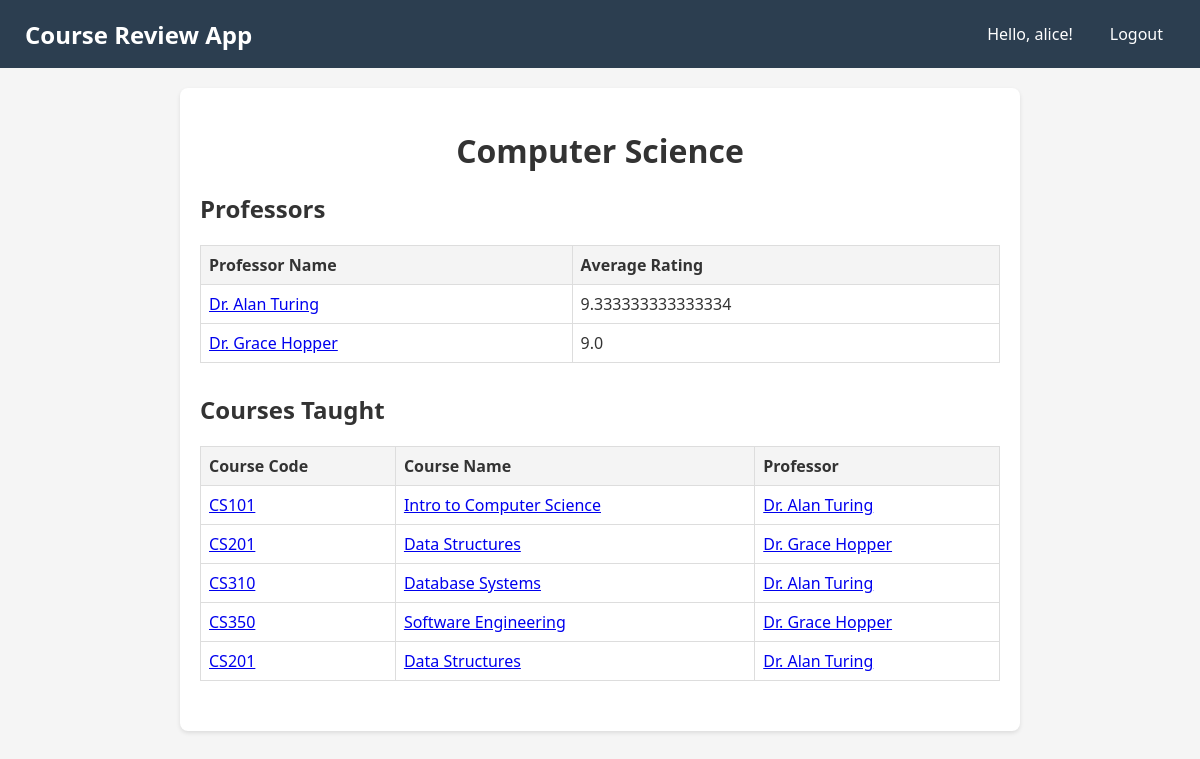
The app's page /department/1 (signed in) with its own data.
### tables this page shows
CREATE TABLE departments (
    department_id INTEGER PRIMARY KEY AUTOINCREMENT,
    department_name TEXT UNIQUE
);

CREATE TABLE professors (
    professor_id INTEGER PRIMARY KEY AUTOINCREMENT,
    name TEXT NOT NULL
);

CREATE TABLE courses (
    course_code TEXT PRIMARY KEY,
    course_name TEXT NOT NULL, 
    department_id TEXT NOT NULL,
    FOREIGN KEY (department_id) REFERENCES departments(department_id)
);

### main.py (the view)
@app.route('/department/<int:department_id>')
@login_required
def department_detail(department_id):
    with get_db_connection() as conn:
        department = conn.execute('SELECT * FROM departments WHERE department_id = ?', (department_id,)).fetchone()
        if not department:
            abort(404)
        department_id = department['department_id']
        professors = conn.execute('''
            SELECT p.professor_id, p.name, AVG(r.professor_rating) as avg_rating
            FROM professors p
            JOIN courses c ON c.department_id = ?
            JOIN course_professors cp ON cp.professor_id = p.professor_id AND cp.course_code = c.course_code
            LEFT JOIN reviews r ON r.professor_id = p.professor_id
            GROUP BY p.professor_id, p.name
        ''', (department_id,)).fetchall()
        courses = conn.execute('''
            SELECT c.course_code, c.course_name, p.name as professor_name, p.professor_id
            FROM courses c
            JOIN course_professors cp ON c.course_code = cp.course_code
            JOIN professors p ON cp.professor_id = p.professor_id
            WHERE c.department_id = ?
        ''', (department_id,)).fetchall()
    return render_template('department_detail.html', department=department, professors=professors, courses=courses)

### main.py (called while the page is built)
def login_required(view):
    @wraps(view)
    def wrapped_view(**kwargs):
        if 'user_id' not in session:
            return redirect(url_for('login'))
        return view(**kwargs)
    return wrapped_view

def get_db_connection():
    conn = sqlite3.connect('database.db')
    conn.row_factory = sqlite3.Row
    return conn

### src/templates/department_detail.html (shortened to what this page needs)
{% extends 'base.html' %}
{% block content %}
<div class="department-dashboard">
    <h1>{{ department['department_name'] }}</h1>
    <div class="professors-list">
        <h2>Professors</h2>
        <table>
            <thead>
                <tr>
                    <th>Professor Name</th>
                    <th>Average Rating</th>
                </tr>
            </thead>
            <tbody>
                {% for professor in professors %}
                <tr>
                    <td><a href="{{ url_for('professor_detail', professor_id=professor['professor_id']) }}">{{ professor['name'] }}</a></td>
                    <td>{{ professor['avg_rating'] or 'N/A' }}</td>
                </tr>
                {% endfor %}
            </tbody>
        </table>
    </div>
    <div class="courses-list">
        <h2>Courses Taught</h2>
        <table>
            <thead>
                <tr>
                    <th>Course Code</th>
                    <th>Course Name</th>
                    <th>Professor</th>
                </tr>
            </thead>
            <tbody>
                {% for course in courses %}
                <tr>
                    <td><a href="{{ url_for('course_detail', course_code=course['course_code']) }}">{{ course['course_code'] }}</a></td>
                    <td><a href="{{ url_for('course_detail', course_code=course['course_code']) }}">{{ course['course_name'] }}</a></td>
                    <td><a href="{{ url_for('professor_detail', professor_id=course['professor_id']) }}">{{ course['professor_name'] }}</a></td>
                </tr>
                {% endfor %}
            </tbody>
        </table>
    </div>
</div>
{% endblock %}

### src/style.css (style rules this page uses)
body { background-color: white; color: black; font-family: sans-serif; margin: 0; }

### src/templates/department_detail.html (style rules this page uses)
.department-dashboard { max-width: 800px; margin: 0 auto; padding: 20px; background-color: #fff; border-radius: 8px; box-shadow: 0 2px 4px rgba(0, 0, 0, 0.1); }
.department-dashboard h1 { text-align: center; margin-bottom: 20px; }
.professors-list, .courses-list { margin-bottom: 30px; }
table { width: 100%; border-collapse: collapse; }
th, td { border: 1px solid #ddd; padding: 8px; text-align: left; }
th { background-color: #f4f4f4; }

### src/templates/base.html (style rules this page uses)
body { margin: 0; padding: 0; font-family: 'Segoe UI', Tahoma, Geneva, Verdana, sans-serif; background-color: #f5f5f5; color: #333; }

### records on screen
departments: department_name "Computer Science"
professors: name "Dr. Alan Turing", professor "9.333333333333334"
professors: name "Dr. Grace Hopper", professor "9.0"
courses: course_code "CS101", course_name "Intro to Computer Science", professor_name "Dr. Alan Turing"
courses: course_code "CS201", course_name "Data Structures", professor_name "Dr. Grace Hopper", professor_name "Dr. Alan Turing"
courses: course_code "CS310", course_name "Database Systems", professor_name "Dr. Alan Turing"
courses: course_code "CS350", course_name "Software Engineering", professor_name "Dr. Grace Hopper"

### other values on screen
{{ session['username'] }} "alice"
